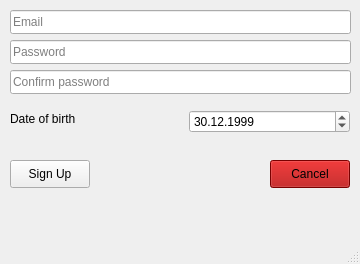
<?xml version="1.0" encoding="UTF-8"?>
<ui version="4.0">
 <class>MainWindow</class>
 <widget class="QMainWindow" name="MainWindow">
  <property name="geometry">
   <rect>
    <x>0</x>
    <y>0</y>
    <width>360</width>
    <height>264</height>
   </rect>
  </property>
  <property name="sizePolicy">
   <sizepolicy hsizetype="Fixed" vsizetype="Fixed">
    <horstretch>0</horstretch>
    <verstretch>0</verstretch>
   </sizepolicy>
  </property>
  <property name="windowTitle">
   <string>Register</string>
  </property>
  <widget class="QWidget" name="centralwidget">
   <widget class="QLineEdit" name="email_field">
    <property name="geometry">
     <rect>
      <x>10</x>
      <y>10</y>
      <width>341</width>
      <height>24</height>
     </rect>
    </property>
    <property name="inputMask">
     <string/>
    </property>
    <property name="text">
     <string/>
    </property>
    <property name="placeholderText">
     <string>Email</string>
    </property>
   </widget>
   <widget class="QLineEdit" name="password1_field">
    <property name="geometry">
     <rect>
      <x>10</x>
      <y>40</y>
      <width>341</width>
      <height>24</height>
     </rect>
    </property>
    <property name="echoMode">
     <enum>QLineEdit::Password</enum>
    </property>
    <property name="placeholderText">
     <string>Password</string>
    </property>
   </widget>
   <widget class="QLineEdit" name="password2_field">
    <property name="geometry">
     <rect>
      <x>10</x>
      <y>70</y>
      <width>341</width>
      <height>24</height>
     </rect>
    </property>
    <property name="echoMode">
     <enum>QLineEdit::Password</enum>
    </property>
    <property name="placeholderText">
     <string>Confirm password</string>
    </property>
   </widget>
   <widget class="QDateEdit" name="date_field">
    <property name="geometry">
     <rect>
      <x>189</x>
      <y>110</y>
      <width>161</width>
      <height>23</height>
     </rect>
    </property>
    <property name="date">
     <date>
      <year>1999</year>
      <month>12</month>
      <day>30</day>
     </date>
    </property>
    <property name="displayFormat">
     <string>dd.MM.yyyy</string>
    </property>
   </widget>
   <widget class="QLabel" name="label">
    <property name="geometry">
     <rect>
      <x>10</x>
      <y>110</y>
      <width>111</width>
      <height>18</height>
     </rect>
    </property>
    <property name="text">
     <string>Date of birth</string>
    </property>
   </widget>
   <widget class="QPushButton" name="sign_in_button">
    <property name="geometry">
     <rect>
      <x>10</x>
      <y>160</y>
      <width>80</width>
      <height>28</height>
     </rect>
    </property>
    <property name="text">
     <string>Sign Up</string>
    </property>
   </widget>
   <widget class="QPushButton" name="cancel_button">
    <property name="geometry">
     <rect>
      <x>270</x>
      <y>160</y>
      <width>80</width>
      <height>28</height>
     </rect>
    </property>
    <property name="styleSheet">
     <string notr="true">background-color: rgb(170, 0, 0);</string>
    </property>
    <property name="text">
     <string>Cancel</string>
    </property>
   </widget>
  </widget>
  <widget class="QMenuBar" name="menubar">
   <property name="geometry">
    <rect>
     <x>0</x>
     <y>0</y>
     <width>360</width>
     <height>28</height>
    </rect>
   </property>
  </widget>
  <widget class="QStatusBar" name="statusbar"/>
 </widget>
 <resources/>
 <connections/>
</ui>
